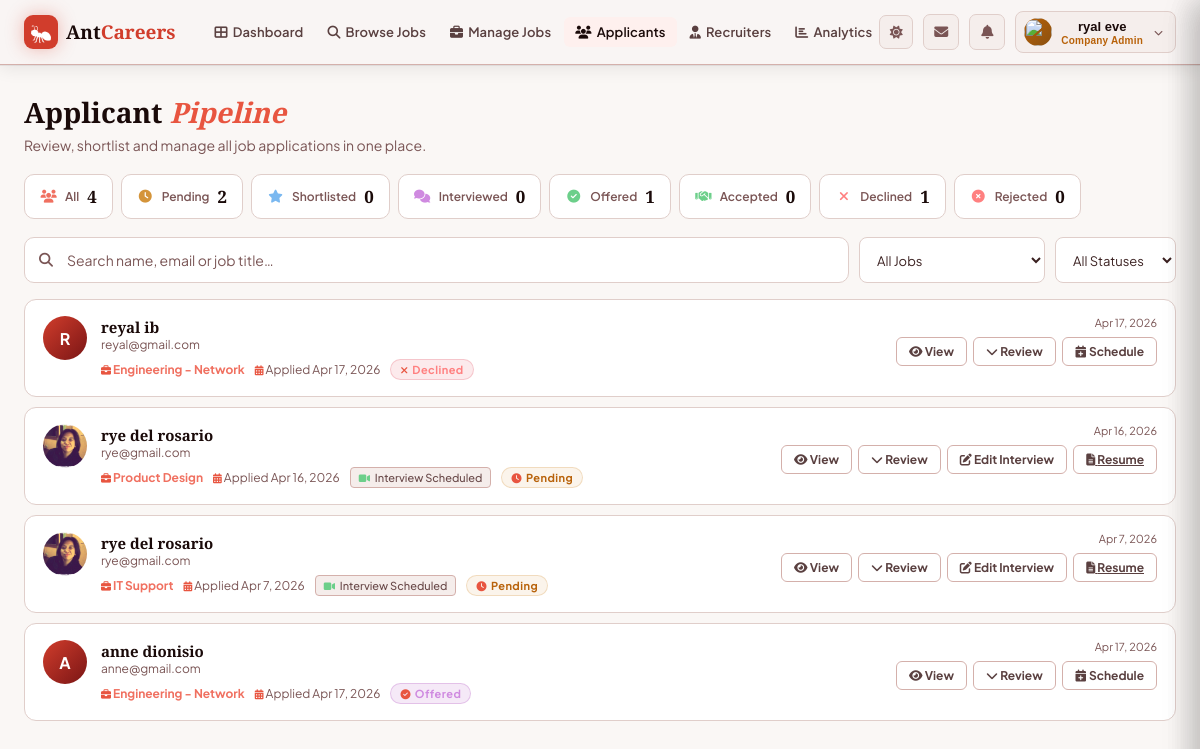
/employer/employer_applicants.php (signed in), run on the app's committed database.
### tables this page shows
CREATE TABLE `applications` (
  `id` int(10) UNSIGNED NOT NULL,
  `job_id` int(10) UNSIGNED NOT NULL,
  `seeker_id` int(10) UNSIGNED NOT NULL,
  `cover_letter` text DEFAULT NULL,
  `resume_url` varchar(500) DEFAULT NULL,
  `status` enum('Pending','Reviewed','Shortlisted','Interviewed','Rejected','Offered','Accepted','Declined') NOT NULL DEFAULT 'Pending',
  `employer_notes` text DEFAULT NULL,
  `applied_at` datetime NOT NULL DEFAULT current_timestamp(),
  `reviewed_at` datetime DEFAULT NULL,
  `updated_at` datetime NOT NULL DEFAULT current_timestamp() ON UPDATE current_timestamp()
);

CREATE TABLE `users` (
  `id` int(10) UNSIGNED NOT NULL,
  `email` varchar(255) NOT NULL,
  `password_hash` varchar(255) NOT NULL,
  `full_name` varchar(150) DEFAULT NULL,
  `account_type` enum('seeker','employer','admin','recruiter') NOT NULL DEFAULT 'seeker',
  `is_verified` tinyint(1) NOT NULL DEFAULT 0,
  `is_active` tinyint(1) NOT NULL DEFAULT 1,
  `must_change_password` tinyint(1) NOT NULL DEFAULT 0,
  `contact` varchar(30) DEFAULT NULL,
  `company_name` varchar(150) DEFAULT NULL,
  `avatar_url` varchar(500) DEFAULT NULL,
  `last_login_at` datetime DEFAULT NULL,
  `created_at` datetime NOT NULL DEFAULT current_timestamp(),
  `updated_at` datetime NOT NULL DEFAULT current_timestamp() ON UPDATE current_timestamp()
);

CREATE TABLE `jobs` (
  `id` int(10) UNSIGNED NOT NULL,
  `employer_id` int(10) UNSIGNED NOT NULL,
  `recruiter_id` int(10) UNSIGNED DEFAULT NULL,
  `title` varchar(200) NOT NULL,
  `description` text DEFAULT NULL,
  `requirements` text DEFAULT NULL,
  `location` varchar(200) DEFAULT NULL,
  `job_type` enum('Full-time','Part-time','Contract','Freelance','Internship','Remote') NOT NULL DEFAULT 'Full-time',
  `setup` enum('On-site','Remote','Hybrid') NOT NULL DEFAULT 'On-site',
  `status` enum('Active','Closed','Draft') NOT NULL DEFAULT 'Active',
  `approval_status` enum('pending','approved','rejected') NOT NULL DEFAULT 'pending',
  `deadline` date DEFAULT NULL,
  `salary_min` decimal(10,2) DEFAULT NULL,
  `salary_max` decimal(10,2) DEFAULT NULL,
  `salary_currency` varchar(10) DEFAULT 'PHP',
  `industry` varchar(100) DEFAULT NULL,
  `experience_level` enum('Entry','Junior','Mid','Senior','Lead','Executive') DEFAULT NULL,
  `skills_required` text DEFAULT NULL,
  `created_at` datetime NOT NULL DEFAULT current_timestamp(),
  `updated_at` datetime NOT NULL DEFAULT current_timestamp() ON UPDATE current_timestamp()
);

### employer/employer_applicants.php (the view, shortened to what this page needs)
<?php
$uid          = (int)$_SESSION['user_id'];
$applicants   = [];
$sCounts      = ['Pending'=>0,'Reviewed'=>0,'Shortlisted'=>0,'Interviewed'=>0,'Rejected'=>0,'Offered'=>0,'Accepted'=>0,'Declined'=>0];
$total        = 0;
try {
    $db = getDB();
    try {
        $db->prepare("
            UPDATE interview_schedules
            SET status='Cancelled', updated_at=NOW()
            WHERE employer_id=? AND status='Scheduled'
              AND id NOT IN (
                SELECT keep_id FROM (
                    SELECT MAX(id) AS keep_id FROM interview_schedules
                    WHERE employer_id=? AND status='Scheduled'
                    GROUP BY application_id
                ) AS keep_tbl
              )
        ")->execute([$uid, $uid]);
    } catch (PDOException $ignore) {}
    $sc = $db->prepare("SELECT a.status,COUNT(*) AS c FROM applications a JOIN jobs j ON j.id=a.job_id WHERE j.employer_id=? GROUP BY a.status");
    $sc->execute([$uid]);
    foreach ($sc->fetchAll(PDO::FETCH_ASSOC) as $r) {
        if (isset($sCounts[$r['status']])) $sCounts[$r['status']] = (int)$r['c'];
    }
    $total = array_sum($sCounts);
    $st=$db->prepare("SELECT a.id AS app_id,a.status,a.cover_letter,a.resume_url,a.applied_at,a.reviewed_at,a.employer_notes,u.id AS seeker_id,u.full_name AS seeker_name,u.email AS seeker_email,u.avatar_url AS seeker_avatar,j.id AS job_id,j.title AS job_title,j.job_type,j.setup,j.location AS job_location,sr.file_path AS resume_path,(SELECT COUNT(*) FROM interview_schedules i WHERE i.application_id=a.id AND i.status='Scheduled') AS has_interview,iv_cur.interview_type AS iv_type,iv_cur.scheduled_at AS iv_date,iv_cur.meeting_link AS iv_link,iv_cur.location AS iv_location,iv_cur.venue_name AS iv_venue,iv_cur.full_address AS iv_address,iv_cur.map_link AS iv_map,iv_cur.phone_number AS iv_phone,iv_cur.contact_person AS iv_contact,iv_cur.notes AS iv_notes FROM applications a JOIN jobs j ON j.id=a.job_id JOIN users u ON u.id=a.seeker_id LEFT JOIN seeker_resumes sr ON sr.user_id=u.id AND sr.is_active=1 LEFT JOIN interview_schedules iv_cur ON iv_cur.application_id=a.id AND iv_cur.status='Scheduled' WHERE j.employer_id=? GROUP BY a.id ORDER BY FIELD(a.status,'Pending','Reviewed','Shortlisted','Offered','Rejected'),a.applied_at DESC");
    $st->execute([$uid]);
    $applicants=$st->fetchAll(PDO::FETCH_ASSOC);
} catch(Exception $e) {
    $dbErr=true;
    error_log('[AntCareers] applicants fetch: '.$e->getMessage());
}
$smeta=['Pending'=>['c'=>'amber','i'=>'fa-clock'],'Reviewed'=>['c'=>'blue','i'=>'fa-eye'],'Shortlisted'=>['c'=>'green','i'=>'fa-star'],'Interviewed'=>['c'=>'blue','i'=>'fa-video'],'Rejected'=>['c'=>'red','i'=>'fa-times-circle'],'Offered'=>['c'=>'purple','i'=>'fa-check-circle'],'Accepted'=>['c'=>'green','i'=>'fa-handshake'],'Declined'=>['c'=>'red','i'=>'fa-times']];
?>
<!DOCTYPE html>
<html lang="en">
<head>
  <link rel="stylesheet" href="https://cdnjs.cloudflare.com/ajax/libs/font-awesome/6.4.0/css/all.min.css">
</head>
<body>
<?php require_once dirname(__DIR__) . '/includes/navbar_employer.php'; ?>
<div class="page-shell">
  <h1 class="page-title">Applicant <span>Pipeline</span></h1>
  <p class="page-sub">Review, shortlist and manage all job applications in one place.</p>
  <div class="stats-row" id="statsRow">
    <div class="stat-pill active" data-filter="">
      <i class="fas fa-users sp-icon" style="color:var(--red-pale)"></i>
      <span class="sp-label">All</span>
      <span class="sp-count" id="cnt-all"><?= $total ?></span>
    </div>
    <div class="stat-pill" data-filter="Pending">
      <i class="fas fa-clock sp-icon" style="color:#D4943A"></i>
      <span class="sp-label">Pending</span>
      <span class="sp-count" id="cnt-Pending"><?= $sCounts['Pending'] ?></span>
    </div>
    <div class="stat-pill" data-filter="Shortlisted">
      <i class="fas fa-star sp-icon" style="color:#7ab8f0"></i>
      <span class="sp-label">Shortlisted</span>
      <span class="sp-count" id="cnt-Shortlisted"><?= $sCounts['Shortlisted'] ?></span>
    </div>
    <div class="stat-pill" data-filter="Interviewed">
      <i class="fas fa-comments sp-icon" style="color:#cf8ae0"></i>
      <span class="sp-label">Interviewed</span>
      <span class="sp-count" id="cnt-Interviewed"><?= $sCounts['Interviewed'] ?></span>
    </div>
    <div class="stat-pill" data-filter="Offered">
      <i class="fas fa-check-circle sp-icon" style="color:#6ccf8a"></i>
      <span class="sp-label">Offered</span>
      <span class="sp-count" id="cnt-Offered"><?= $sCounts['Offered'] ?></span>
    </div>
    <div class="stat-pill" data-filter="Accepted">
      <i class="fas fa-handshake sp-icon" style="color:#6ccf8a"></i>
      <span class="sp-label">Accepted</span>
      <span class="sp-count" id="cnt-Accepted"><?= $sCounts['Accepted'] ?></span>
    </div>
    <div class="stat-pill" data-filter="Declined">
      <i class="fas fa-times sp-icon" style="color:#ff8080"></i>
      <span class="sp-label">Declined</span>
      <span class="sp-count" id="cnt-Declined"><?= $sCounts['Declined'] ?></span>
    </div>
    <div class="stat-pill" data-filter="Rejected">
      <i class="fas fa-times-circle sp-icon" style="color:#ff8080"></i>
      <span class="sp-label">Rejected</span>
      <span class="sp-count" id="cnt-Rejected"><?= $sCounts['Rejected'] ?></span>
    </div>
  </div>
  <div class="toolbar">
    <div class="search-bar">
      <i class="fas fa-search si"></i>
      <input type="text" id="searchInput" placeholder="Search name, email or job title…">
    </div>
    <select class="fsel" id="filterJob">
      <option value="">All Jobs</option>
    </select>
    <select class="fsel" id="filterStatus">
      <option value="">All Statuses</option>
    </select>
  </div>
  <div class="app-list" id="appList">
  <?php foreach($applicants as $a):
    $ini=strtoupper(substr($a['seeker_name'],0,1));
    $sm=$smeta[$a['status']]??['c'=>'muted','i'=>'fa-circle'];
    $dA=date('M j, Y',strtotime($a['applied_at']));
  ?>
  <div class="app-card" id="card-<?=$a['app_id']?>" data-status="<?=htmlspecialchars($a['status'])?>" data-job="<?=$a['job_id']?>" data-name="<?=htmlspecialchars(strtolower($a['seeker_name']))?>" data-email="<?=htmlspecialchars(strtolower($a['seeker_email']))?>" data-jobtitle="<?=htmlspecialchars(strtolower($a['job_title']))?>">
    <div class="app-main">
      <a href="employer_view_applicant.php?id=<?=$a['seeker_id']?>" class="app-avatar" style="text-decoration:none;color:#fff;"><?php if(!empty($a['seeker_avatar'])):?><img src="../<?=htmlspecialchars($a['seeker_avatar'])?>" alt=""><?php else:?><?=htmlspecialchars($ini)?><?php endif;?></a>
      <div class="app-info">
        <a href="javascript:void(0)" onclick="viewApplicant(<?=$a['app_id']?>)" class="app-name" style="text-decoration:none;color:inherit;"><?=htmlspecialchars($a['seeker_name'])?></a>
        <div class="app-email"><?=htmlspecialchars($a['seeker_email'])?></div>
        <div class="app-meta">
          <span><i class="fas fa-briefcase"></i> <span class="app-job"><?=htmlspecialchars($a['job_title'])?></span></span>
          <span><i class="fas fa-calendar-alt"></i> Applied <?=$dA?></span>
          <?php if($a['has_interview']):?><span class="chip"><i class="fas fa-video" style="color:#6ccf8a;margin-right:3px"></i> Interview Scheduled</span><?php endif;?>
          <span class="sbadge <?=$sm['c']?>" id="badge-<?=$a['app_id']?>"><i class="fas <?=$sm['i']?>"></i> <?=$a['status']?></span>
        </div>
      </div>
      <div class="app-right">
        <span class="app-date"><?=$dA?></span>
        <div class="app-actions">
          <button class="btn" onclick="viewApplicant(<?=$a['app_id']?>)"><i class="fas fa-eye"></i> View</button>
          <button class="btn" onclick="toggleExp(<?=$a['app_id']?>)"><i class="fas fa-chevron-down" id="chev-<?=$a['app_id']?>"></i> Review</button>
          <button class="btn amb" onclick="openInterview(<?=$a['app_id']?>,'<?=htmlspecialchars($a['seeker_name'],ENT_QUOTES)?>',<?=htmlspecialchars(json_encode($a['has_interview'] ? ['type'=>$a['iv_type']??'','date'=>$a['iv_date']??'','link'=>$a['iv_link']??'','venue'=>$a['iv_venue']??'','address'=>$a['iv_address']??'','map'=>$a['iv_map']??'','phone'=>$a['iv_phone']??'','contact'=>$a['iv_contact']??'','notes'=>$a['iv_notes']??''] : null),ENT_QUOTES,'UTF-8')?>)"><i class="fas <?=$a['has_interview']?'fa-edit':'fa-calendar-plus'?>"></i> <?=$a['has_interview']?'Edit Interview':'Schedule'?></button>
          <?php $resumeHref=$a['resume_path']?:$a['resume_url']?:''; if($resumeHref):$resumeHref=(strpos($resumeHref,'http')===0||strpos($resumeHref,'../')===0)?$resumeHref:'../'.$resumeHref;?><a href="<?=htmlspecialchars($resumeHref)?>" target="_blank" class="btn"><i class="fas fa-file-alt"></i> Resume</a><?php endif;?>
        </div>
      </div>
    </div>
  </div>
  <?php endforeach;?>
  </div>
</div>
</body>
</html>

### data on the page
applications: seeker.full_name "R", seeker.full_name "reyal ib", seeker.email "reyal@gmail.com", job.title "Engineering - Network", applied_at "Apr 17, 2026", status "Declined", shows "Schedule"
applications: seeker.avatar_url (picture), seeker.full_name "rye del rosario", seeker.email "rye@gmail.com", job.title "Product Design", applied_at "Apr 16, 2026", shows "Interview Scheduled", status "Pending", shows "Edit Interview"
applications: seeker.avatar_url (picture), seeker.full_name "rye del rosario", seeker.email "rye@gmail.com", job.title "IT Support", applied_at "Apr 7, 2026", shows "Interview Scheduled", status "Pending", shows "Edit Interview"
applications: seeker.full_name "A", seeker.full_name "anne dionisio", seeker.email "anne@gmail.com", job.title "Engineering - Network", applied_at "Apr 17, 2026", status "Offered", shows "Schedule"

### other printed values
$fullName "ryal eve"
$_roleLabel "Company Admin"
$total "4"
$sCounts['Pending'] "2"
$sCounts['Shortlisted'] "0"
$sCounts['Interviewed'] "0"
$sCounts['Offered'] "1"
$sCounts['Accepted'] "0"
$sCounts['Declined'] "1"
$sCounts['Rejected'] "0"
